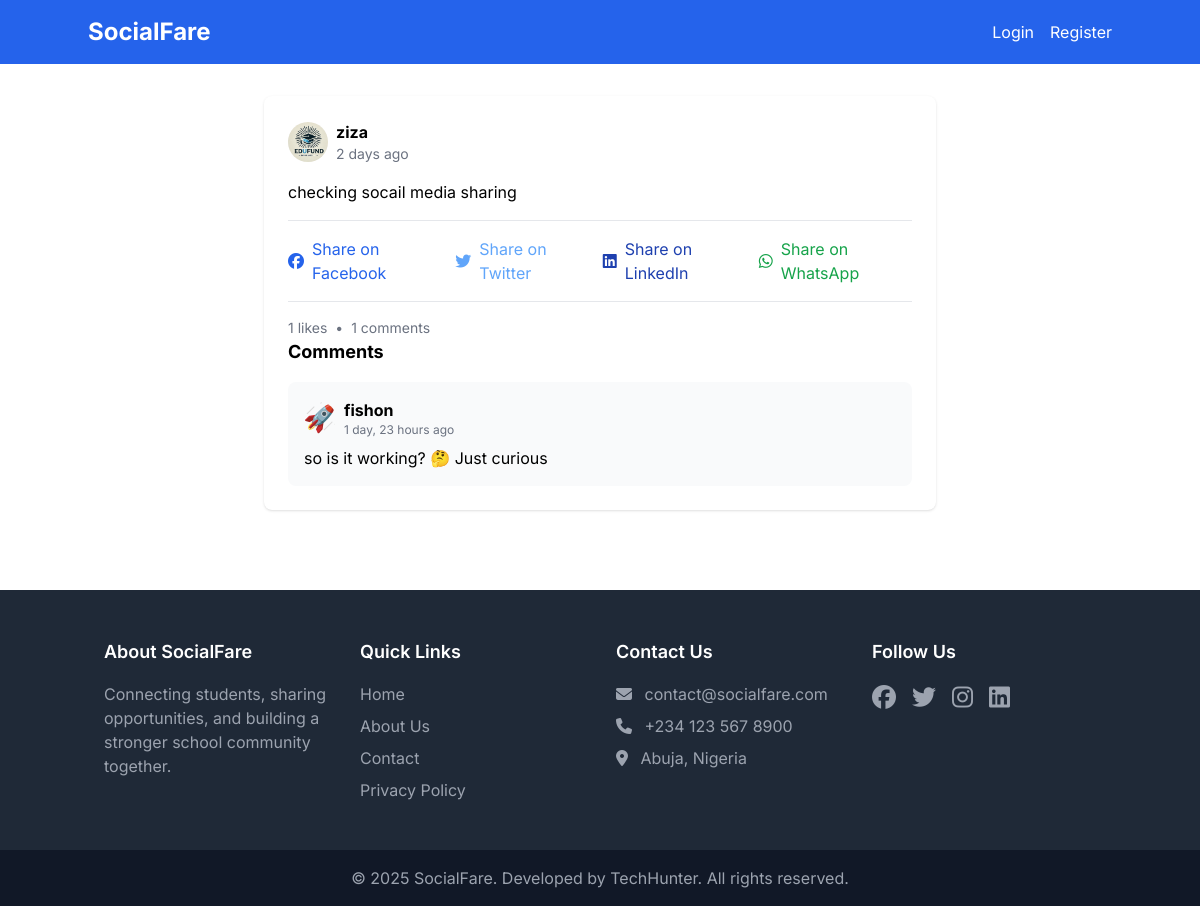
Screenshot of /post/7/ with the database file from the repository.
### social/models.py (models this page shows, shortened)
class Post(models.Model):
    author = models.ForeignKey(User, on_delete=models.CASCADE)
    content = models.TextField()
    image = models.ImageField(upload_to='posts/', blank=True, null=True)
    created_at = models.DateTimeField(auto_now_add=True)
    updated_at = models.DateTimeField(auto_now=True)
    likes = models.ManyToManyField(User, related_name='liked_posts', blank=True)
    twitter_post_id = models.CharField(max_length=100, null=True, blank=True)

class Profile(models.Model):
    user = models.OneToOneField(settings.AUTH_USER_MODEL, on_delete=models.CASCADE)
    bio = models.TextField(max_length=500, blank=True)
    image = models.ImageField(upload_to='profile_pics/', null=True, blank=True)

class Comment(models.Model):
    post = models.ForeignKey(Post, on_delete=models.CASCADE, related_name='comments')
    author = models.ForeignKey(User, on_delete=models.CASCADE)
    content = models.TextField()
    created_at = models.DateTimeField(auto_now_add=True)

### social/views.py (the view)
# urls.py: path('post/<int:pk>/', views.PostDetailView.as_view(), name='post_detail'),
class PostDetailView(DetailView):
    model = Post
    template_name = 'social/post_detail.html'

### social/templates/social/post_detail.html (shortened to what this page needs)
{% extends 'social/base.html' %}
{% block content %}
<div class="container mx-auto px-4 py-8">
    <div class="max-w-2xl mx-auto">
        <div class="bg-white rounded-lg shadow p-6">
            <div class="flex items-center mb-4">
                {% if post.author.profile.image %}
                    <img src="{{ post.author.profile.image.url }}" alt="" class="w-10 h-10 rounded-full mr-2">
                {% else %}
                    <img src="https://via.placeholder.com/40" alt="" class="w-10 h-10 rounded-full mr-2">
                {% endif %}
                <div>
                    <a href="{% url 'social:profile_detail' username=post.author.username %}" class="font-bold hover:underline">
                        {{ post.author.username }}
                    </a>
                    <div class="text-gray-500 text-sm">{{ post.created_at|timesince }} ago</div>
                </div>
            </div>
            <p class="mb-4">{{ post.content }}</p>
            <div class="border-t border-b py-4 my-4">
                <div class="flex space-x-4">
                    <a href="https://www.facebook.com/sharer/sharer.php?u={{ request.build_absolute_uri }}"
                       target="_blank"
                       class="flex items-center text-blue-600 hover:text-blue-700">
                        <i class="fab fa-facebook mr-2"></i>
                        Share on Facebook
                    </a>
                    <a href="https://twitter.com/intent/tweet?url={{ request.build_absolute_uri }}&text={{ post.content|truncatechars:100|urlencode }}"
                       target="_blank"
                       class="flex items-center text-blue-400 hover:text-blue-500">
                        <i class="fab fa-twitter mr-2"></i>
                        Share on Twitter
                    </a>
                    <a href="https://www.linkedin.com/shareArticle?mini=true&url={{ request.build_absolute_uri }}"
                       target="_blank"
                       class="flex items-center text-blue-800 hover:text-blue-900">
                        <i class="fab fa-linkedin mr-2"></i>
                        Share on LinkedIn
                    </a>
                    <a href="https://wa.me/?text={{ post.content|truncatechars:100|urlencode }}%20{{ request.build_absolute_uri|urlencode }}"
                       target="_blank"
                       class="flex items-center text-green-600 hover:text-green-700">
                        <i class="fab fa-whatsapp mr-2"></i>
                        Share on WhatsApp
                    </a>
                </div>
            </div>
            <div class="flex items-center text-gray-500 text-sm">
                <span>{{ post.likes.count }} likes</span>
                <span class="mx-2">•</span>
                <span>{{ post.comments.count }} comments</span>
            </div>
            <div class="space-y-4">
                <h3 class="font-bold text-lg">Comments</h3>
                {% for comment in post.comments.all %}
                <div class="bg-gray-50 p-4 rounded-lg">
                    <div class="flex items-center mb-2">
                        {% if comment.author.profile.image %}
                            <img src="{{ comment.author.profile.image.url }}" alt="" class="w-8 h-8 rounded-full mr-2">
                        {% else %}
                            <img src="https://via.placeholder.com/32" alt="" class="w-8 h-8 rounded-full mr-2">
                        {% endif %}
                        <div>
                            <a href="{% url 'social:profile_detail' username=comment.author.username %}" class="font-bold hover:underline">
                                {{ comment.author.username }}
                            </a>
                            <div class="text-gray-500 text-xs">{{ comment.created_at|timesince }} ago</div>
                        </div>
                    </div>
                    <p>{{ comment.content }}</p>
                </div>
                {% empty %}
                <p class="text-gray-500 text-center">No comments yet</p>
                {% endfor %}
            </div>
        </div>
    </div>
</div>
{% endblock %}

### rows the page displays
Post: author.profile.image (picture), author.username "ziza", created_at "2 days", content "checking socail media sharing", likes.count "1", comments.count "1"
Comment: author.profile.image (picture), author.username "fishon", created_at "1 day, 23 hours", content "so is it working? 🤔 Just curious"
